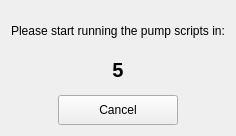
<?xml version="1.0" encoding="UTF-8"?>
<ui version="4.0">
 <class>WaitingDialog</class>
 <widget class="QWidget" name="WaitingDialog">
  <property name="windowModality">
   <enum>Qt::WindowModal</enum>
  </property>
  <property name="geometry">
   <rect>
    <x>0</x>
    <y>0</y>
    <width>235</width>
    <height>136</height>
   </rect>
  </property>
  <property name="windowTitle">
   <string>Start Pumps</string>
  </property>
  <layout class="QVBoxLayout" name="verticalLayout_2">
   <item>
    <layout class="QVBoxLayout" name="verticalLayout">
     <item>
      <spacer name="verticalSpacer_3">
       <property name="orientation">
        <enum>Qt::Vertical</enum>
       </property>
       <property name="sizeType">
        <enum>QSizePolicy::Fixed</enum>
       </property>
       <property name="sizeHint" stdset="0">
        <size>
         <width>20</width>
         <height>5</height>
        </size>
       </property>
      </spacer>
     </item>
     <item>
      <widget class="QLabel" name="label_message">
       <property name="text">
        <string>Please start running the pump scripts in:</string>
       </property>
      </widget>
     </item>
     <item>
      <spacer name="verticalSpacer_2">
       <property name="orientation">
        <enum>Qt::Vertical</enum>
       </property>
       <property name="sizeType">
        <enum>QSizePolicy::Minimum</enum>
       </property>
       <property name="sizeHint" stdset="0">
        <size>
         <width>5</width>
         <height>5</height>
        </size>
       </property>
      </spacer>
     </item>
     <item>
      <widget class="QLabel" name="label_count">
       <property name="font">
        <font>
         <pointsize>15</pointsize>
         <weight>75</weight>
         <bold>true</bold>
        </font>
       </property>
       <property name="text">
        <string>5</string>
       </property>
       <property name="alignment">
        <set>Qt::AlignCenter</set>
       </property>
      </widget>
     </item>
     <item>
      <spacer name="verticalSpacer">
       <property name="orientation">
        <enum>Qt::Vertical</enum>
       </property>
       <property name="sizeType">
        <enum>QSizePolicy::Fixed</enum>
       </property>
       <property name="sizeHint" stdset="0">
        <size>
         <width>20</width>
         <height>5</height>
        </size>
       </property>
      </spacer>
     </item>
     <item>
      <layout class="QHBoxLayout" name="horizontalLayout">
       <item>
        <widget class="QPushButton" name="pushButton_cancel">
         <property name="minimumSize">
          <size>
           <width>120</width>
           <height>30</height>
          </size>
         </property>
         <property name="maximumSize">
          <size>
           <width>120</width>
           <height>30</height>
          </size>
         </property>
         <property name="text">
          <string>Cancel</string>
         </property>
        </widget>
       </item>
      </layout>
     </item>
    </layout>
   </item>
  </layout>
 </widget>
 <resources/>
 <connections/>
</ui>
